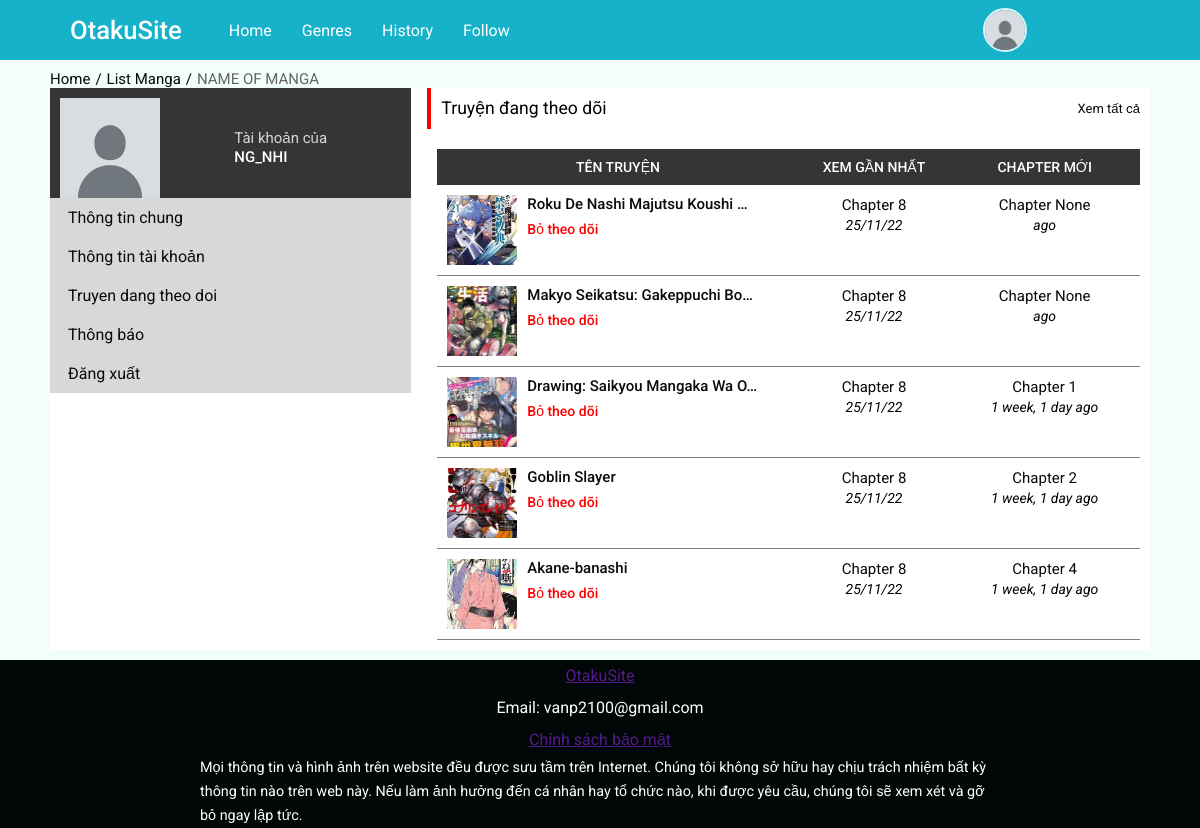
Screenshot of /otakusite/follow_manga/ (signed in) with the database file from the repository.
### base/models.py (models this page shows, shortened)
class Profile(models.Model):
    user = models.OneToOneField(User, on_delete = models.CASCADE)
    image = models.ImageField(upload_to='profile_picture/', default='default.jpg')

class MangaUpload(models.Model):
    title = models.CharField(max_length= 200)
    description = models.TextField(max_length = 1000)
    image = models.ImageField(upload_to='manga_images/')
    secondary_name = models.CharField(max_length = 200)
    tags = TaggableManager()
    updated = models.DateTimeField(auto_now = True)
    created = models.DateTimeField(auto_now_add = True)
    follower = models.ManyToManyField(User, related_name = 'manga_follows', blank = True, symmetrical=False)
    class Meta:
        ordering = ['-created', '-updated']

class Chapter(models.Model):
    manga = models.ForeignKey(MangaUpload, on_delete = models.CASCADE, related_name = 'chapters')
    chapter = models.IntegerField()
    name = models.CharField(max_length = 200, blank = True, null = True)
    created = models.DateTimeField(auto_now_add = True)
    class Meta:
        ordering = ['-created']
    def __str__(self):
        return f'{self.chapter}'

### base/views.py (the view, shortened to what this page needs)
# urls.py: path('follow_manga/', views.follow_manga_userpage, name = 'follow-manga-userpage'),
def follow_manga_userpage(request):
    return render(request, 'base/story-is-following.html')

### base/templates/base/story-is-following.html (shortened to what this page needs)
{% extends 'base/user_page.html' %}
{% block user-content %}
<div class="story-follow">
    <div class="story-follow-header">
        <p>Truyện đang theo dõi</p>
        <a href="">Xem tất cả </a>
    </div>
    <div class="story-now-follow">
        <div class="story-now-follow-header">
            <p>tên truyện</p>
            <p>xem gần nhất</p>
            <p>chapter mới</p>
        </div>
        {% for manga in user.manga_follows.all %}
        <div class="story-now-follow-items">
            <div class = "manga-infomation-of-userpage">
                <div class="manga-image-in-userpage">
                    <img src="{{manga.image.url}}" alt="">
                </div>
                <div class="items-name-and-unfollow">
                    <a href="">{{manga.title|truncatechars:30}}</a>
                    <form action="" method = 'POST'>
                        <button class = 'unfollow-manga' name = 'follow' value = 'unfollow'>Bỏ theo dõi</button>
                    </form>
                </div>
            </div>
            <div class =  "chapter-is-reading">
                <a href = "">chapter 8</a>
                <p>25/11/22</p>
            </div>
            <div class="latest-chapter">
                <a href="">chapter {{manga.chapters.first}}</a>
                <p>{{manga.chapters.first.created|timesince}} ago</p>
            </div>
        </div>
        {% endfor %}
    </div>
</div>
{% endblock %}

### base/templates/base/user_page.html (shortened to what this page needs)
{% extends 'base/base.html' %}
{% block content %}
    <div class="user-page-container">
        <div class="nav-of-manga-page">
            <ul>
                <li>
                    <a href="">home</a> / <a href="">list manga</a> / <p>name of manga</p>
                </li>
            </ul>
        </div>
        <div class="user-infomation">
            <div class="sidebar-of-user-page">
                <div class="user-image">
                    <div class="image-of-user-in-userpage">
                        <img src = "{{user.profile.image.url}}" alt="">
                    </div>
                    <div class="user-name-of-userpage">
                        <p>Tài khoản của</p><span>
                            {{user.username}}
                        </span>
                    </div>
                </div>
                <div class="sidebar-items-of-userpage">
                    <div class="general-information">
                        <a href="{% url 'user-page' %}">Thông tin chung</a>
                    </div>
                    <div class="account-information">
                        <a href="{% url 'change-user-page' %}">Thông tin tài khoản</a>
                    </div>
                    <div class="story-is-following">
                        <a href="{% url 'follow-manga-userpage' %}">Truyen dang theo doi</a>
                    </div>
                    <div class="notification">
                        <a href="">Thông báo</a>
                    </div>
                    <div class="logout">
                        <a href="{% url 'logout' %}">Đăng xuất</a>
                    </div>
                </div>
            </div>
            {% block user-content %}
            {% endblock %}
        </div>
    </div>
{% endblock %}

### base/templates/base/base.html (shortened to what this page needs)
<!DOCTYPE html>
<html lang="en">
{% load static %}
<head>
    <link rel="stylesheet" href="{% static 'styles/new.css' %}">
    <link rel="stylesheet" href = "{% static 'styles/swiper-bundle.min.css' %}" >
</head>
<body>
    {% include 'base/navbar.html' %}
    {% block content %}
    {% endblock %}
    {% include 'base/footer.html' %}
</body>
</html>

### base/templates/base/navbar.html (shortened to what this page needs)
{% load static %}
<nav>
    <div class = "nav-bar">
        <div style = "display: flex;align-items: center;column-gap: 2rem;">
            <span class="logo navlogo"><a href="{% url 'home' %}">OtakuSite</a></span>
            <div class = "menu">
                <ul>
                    <li>
                        <a href="{% url 'home' %}" class = "link">
                            home
                        </a>
                    </li>
                    <li class = "dropdown">
                        <a href="" class = "link"> genres</a>
                    </li>
                    <li>
                        <a href="" class = "link">
                            history
                        </a>
                    </li>
                    <li>
                        <a href="" class = "link">
                            follow
                        </a>
                    </li>
                </ul>
            </div>
        </div>
        <div class="darklight-searchbox">
            <div class = "dark-light">
            </div>
            <div class = "search-box"">
                <div class = "searchToggle">
                </div>
            </div>
        </div>
        {% if request.user.is_authenticated %}
            <div class = "user-page">
                <div class = "dropdown-user-page" data-dropdown>
                    <img src="{{user.profile.image.url}}" class = "link-page-user"  data-dropdown-button>
                </div>
            </div>
        {% endif %}
    </div>
</nav>

### base/templates/base/footer.html
<footer>
    <div class = "footer-container">
        <div class = "me-info">
            <span class="logo"><a href="">OtakuSite</a></span>
            <p>Email: vanp2100@gmail.com</p>
            <a href="">Chính sách bảo mật</a>
        </div>
        <div class = "text">
            <p>
                Mọi thông tin và hình ảnh trên website đều được sưu tầm trên Internet. Chúng tôi không sở hữu hay chịu trách nhiệm bất kỳ thông tin nào trên web này. Nếu làm ảnh hưởng đến cá nhân hay tổ chức nào, khi được yêu cầu, chúng tôi sẽ xem xét và gỡ bỏ ngay lập tức.
            </p>
        </div>
    </div>
</footer>

### rows the page displays
MangaUpload: image (picture), title "Roku De Nashi Majutsu Koushi …", chapters.first "None"
MangaUpload: image (picture), title "Makyo Seikatsu: Gakeppuchi Bo…", chapters.first "None"
MangaUpload: image (picture), title "Drawing: Saikyou Mangaka Wa O…", chapters.first "1", chapters.first.created "1 week, 1 day"
MangaUpload: image (picture), title "Goblin Slayer", chapters.first "2", chapters.first.created "1 week, 1 day"
MangaUpload: image (picture), title "Akane-banashi", chapters.first "4", chapters.first.created "1 week, 1 day"

### other values shown
{{ user.username }} "NG_NHI"
